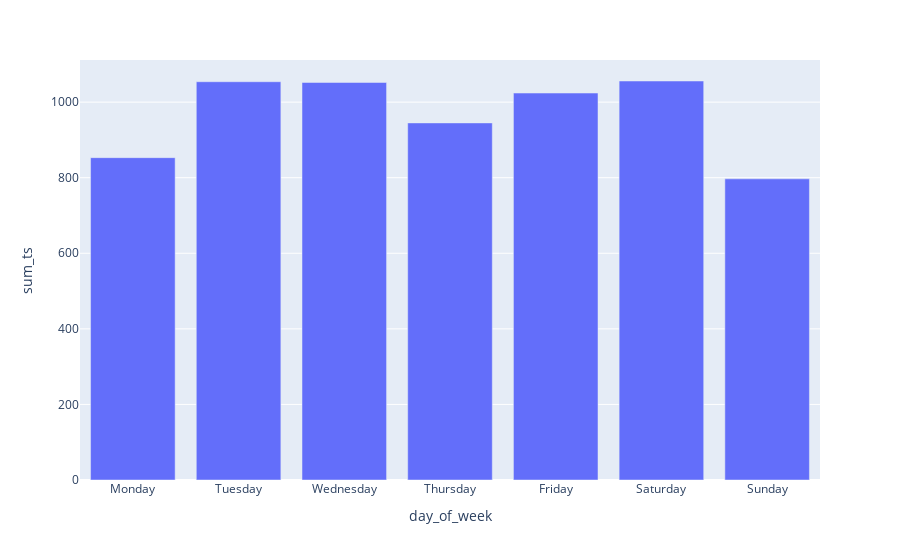

Notebook source saved alongside this figure:
### Code cell
fig = px.bar(dfd_ts, y='sum_ts', x='day_of_week')
fig.show()
fig.write_image("image_day_ts_final1.jpeg")

### Figure 1 — Plotly figure (JSON) as saved in the notebook; plotly's stock layout.template omitted (floating-point values rounded to 4 significant figures)
{"data": [{"alignmentgroup": "True", "hovertemplate": "day_of_week=%{x}<br>sum_ts=%{y}<extra></extra>", "legendgroup": "", "marker": {"color": "#636efa", "pattern": {"shape": ""}}, "name": "", "offsetgroup": "", "orientation": "v", "showlegend": false, "textposition": "auto", "type": "bar", "x": ["Monday", "Tuesday", "Wednesday", "Thursday", "Friday", "Saturday", "Sunday"], "xaxis": "x", "y": [853, 1054, 1052, 945, 1024, 1056.0, 797], "yaxis": "y"}], "layout": {"barmode": "relative", "legend": {"tracegroupgap": 0}, "margin": {"t": 60}, "xaxis": {"anchor": "y", "domain": [0, 1], "title": {"text": "day_of_week"}}, "yaxis": {"anchor": "x", "domain": [0, 1], "title": {"text": "sum_ts"}}}}
